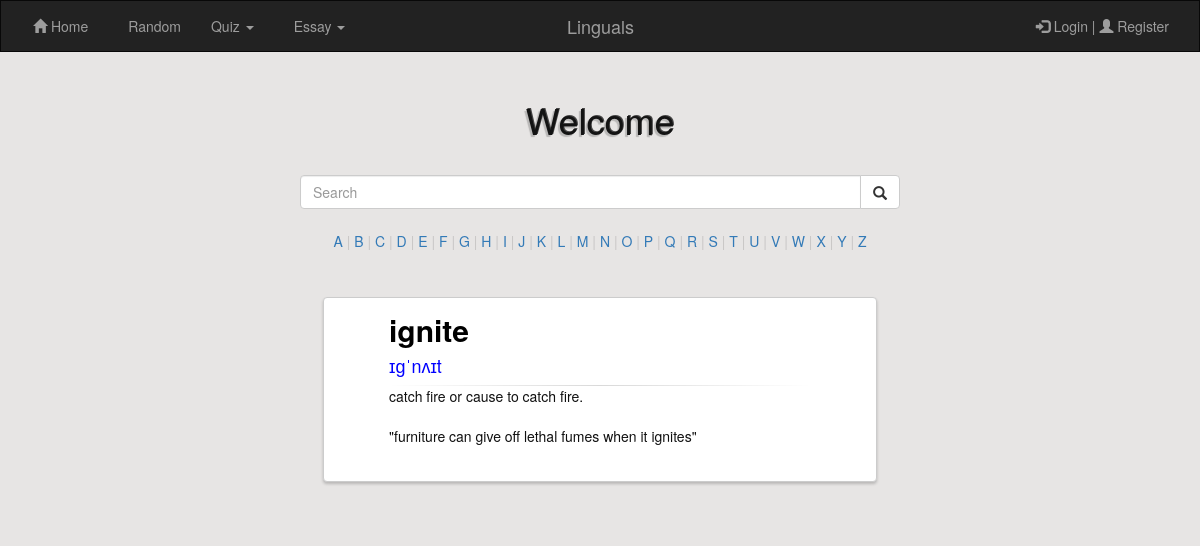
The page /index.php/chat/random on the database its author committed.
### tables this page shows
CREATE TABLE `maind` (
  `index` int(11) NOT NULL,
  `word` varchar(30) NOT NULL,
  `meaning` varchar(500) NOT NULL,
  `pronunciation` varchar(40) NOT NULL,
  `sentence` varchar(500) NOT NULL
);

### application/controllers/chat.php (called while the page is built, shortened)
<?php
class chat extends CI_controller{
	public function random(){
		$data['results1']=$this->mhome->randomize();
		$data['results']="";
		$data['val']='';
		$this->load->view('view_chat.php',$data);
	}
}
?>

### index.php (called while the page is built, shortened)
<?php
require_once BASEPATH.'core/CodeIgniter.php';

### application/models/mhome.php (called while the page is built, shortened)
<?php
class mhome extends CI_Model{
	function randomize(){
		$query=$this->db->order_by('word,meaning,pronunciation,sentence', 'random')->get('maind');
		return($query->result());
		}
}
?>

### application/views/view_chat.php (the view, shortened to what this page needs)
<html>
<head>
	<link rel="stylesheet" href="<?php echo base_url("assets/css/bootstrap.css"); ?>" />
</head>
<body>
<nav class="navbar navbar-inverse sticky" style="border-radius:0;">
  <div class="container-fluid">
    <div class="navbar-header">
      <a class="navbar-brand" style="pointer-events: none; cursor: default;" href="#">Linguals</a>
    </div>
    <div class="collapse navbar-collapse" id="myNavbar">
      <ul class="nav navbar-nav">
      <li class="active1"><a href="<?php echo base_url();?>index.php/chat"><span class="glyphicon glyphicon-home"></span> Home</a></li>
      <li><a class="random" href="<?php echo base_url(); ?>index.php/chat/random">Random</a></li>
      <li class="dropdown">
        <a class="dropdown-toggle" data-toggle="dropdown" href="#">Quiz
        <span class="caret"></span></a>
      </li>
      <li class="dropdown">
        <a class="dropdown-toggle" data-toggle="dropdown" href="#">Essay
        <span class="caret"></span></a>
      </li>
    </ul>
      <?php if(!($this->session->userdata('logged_in')) || $val=='1'){ ?>
    <ul class="nav navbar-nav navbar-right">
      <li><a href="<?php echo base_url();?>index.php/chat/login"><span class="glyphicon glyphicon-log-in"></span> Login | <span class="glyphicon glyphicon-user"></span> Register</a></li>
    <?php
    } ?>
    </div>
  </div>
</nav>
	<div id="wrapper" style="margin-top:100px;">
	<div id="header">
		<div class="searched">
  <h1>Welcome</h1>
  </div></div>
	  </div>
<div id="footer">
	<form role="search" action='<?php echo base_url(); ?>index.php/chat/word_search' id='myform' method='POST'>
  <div class="input-group">
    <input type="text" class="form-control" placeholder="Search" name="search">
    <div class="input-group-btn">
      <button type="button" class="btn btn-default" id="mysubmit">
        <span class="glyphicon glyphicon-search" id='myicon'></span>
      </button>
    </div>
  </div>
	</form>
  <div class="exploring">
   <a href="<?php echo base_url();?>index.php/chat/exploring/a">A</a> <p class='filler'>|</p>
  <a href="<?php echo base_url();?>index.php/chat/exploring/b">B</a> <p class='filler'>|</p>
  <a href="<?php echo base_url();?>index.php/chat/exploring/c">C</a> <p class='filler'>|</p>
  <a href="<?php echo base_url();?>index.php/chat/exploring/d">D</a> <p class='filler'>|</p>
  <a href="<?php echo base_url();?>index.php/chat/exploring/e">E</a> <p class='filler'>|</p>
  <a href="<?php echo base_url();?>index.php/chat/exploring/f">F</a> <p class='filler'>|</p>
  <a href="<?php echo base_url();?>index.php/chat/exploring/g">G</a> <p class='filler'>|</p>
  <a href="<?php echo base_url();?>index.php/chat/exploring/h">H</a> <p class='filler'>|</p>
  <a href="<?php echo base_url();?>index.php/chat/exploring/i">I</a> <p class='filler'>|</p>
  <a href="<?php echo base_url();?>index.php/chat/exploring/j">J</a> <p class='filler'>|</p>
  <a href="<?php echo base_url();?>index.php/chat/exploring/k">K</a> <p class='filler'>|</p>
  <a href="<?php echo base_url();?>index.php/chat/exploring/l">L</a> <p class='filler'>|</p>
  <a href="<?php echo base_url();?>index.php/chat/exploring/m">M</a> <p class='filler'>|</p>
  <a href="<?php echo base_url();?>index.php/chat/exploring/n">N</a> <p class='filler'>|</p>
  <a href="<?php echo base_url();?>index.php/chat/exploring/o">O</a> <p class='filler'>|</p>
  <a href="<?php echo base_url();?>index.php/chat/exploring/p">P</a> <p class='filler'>|</p>
  <a href="<?php echo base_url();?>index.php/chat/exploring/q">Q</a> <p class='filler'>|</p>
  <a href="<?php echo base_url();?>index.php/chat/exploring/r">R</a> <p class='filler'>|</p>
  <a href="<?php echo base_url();?>index.php/chat/exploring/s">S</a> <p class='filler'>|</p>
  <a href="<?php echo base_url();?>index.php/chat/exploring/t">T</a> <p class='filler'>|</p>
  <a href="<?php echo base_url();?>index.php/chat/exploring/u">U</a> <p class='filler'>|</p>
  <a href="<?php echo base_url();?>index.php/chat/exploring/v">V</a> <p class='filler'>|</p>
  <a href="<?php echo base_url();?>index.php/chat/exploring/w">W</a> <p class='filler'>|</p>
  <a href="<?php echo base_url();?>index.php/chat/exploring/x">X</a> <p class='filler'>|</p>
  <a href="<?php echo base_url();?>index.php/chat/exploring/y">Y</a> <p class='filler'>|</p>
  <a href="<?php echo base_url();?>index.php/chat/exploring/z">Z</a> </div>
  <div class="searched">
<?php if(is_array($results1) || is_object($results1)){ ?>
  <div class="container">
      <div class="row">
      <div class="col-md-6 col-md-offset-3">
        <div class="panel panel-login">
          <div class="panel-body">
            <div class="row">
              <div class="col-lg-12">
               <?php foreach ($results1 as $result){ ?>
                  <div>
                      <h2><strong><?=$result->word?></strong></h2>
                  </div>
                  <div>
                      <h4><?=$result->pronunciation?></h4>
                  </div>
                  <hr>
                  <div>
                      <p><?=$result->meaning?></p>
                  </div>
                  <div>
                      <p>"<?=$result->sentence?>"</p>
                  </div>
              </div>
            </div>
          </div>
        </div>
      </div>
    </div>
  </div>
<?php break;}} ?>
</div>
</div>
</body>
</html>

### application/views/view_chat.php (style rules this page uses)
* { margin:0; padding:0; }
.container { padding: 16px; }
form { text-align:center; }
body { background-color:#e7e5e4; background-repeat: no-repeat; background-attachment:fixed; background-size: cover; }
h4 { margin-top: 10px; color:blue; }
h2 { color:#000; padding:0; margin:0; }
h1 { color: #131313; text-align:center; margin-top: 65px; margin-bottom: 35px; text-shadow: 1px -1px 0 rgba(0,0,0,0.7), -2px 2px 1px rgba(0,0,0,0.2); }
p { margin-bottom:20px; color:#101010 ; }
nav { margin:0; padding:0; margin-bottom: 20px; }
.input-group { width:50%; margin-left: 25%; margin-top:1%; margin-bottom: 1%; text-align:left; }
.glyphicon { height: -2%; }
.exploring { padding:10px 2px; text-align: center; cursor:default; }
.filler { color:#c7c5c4; display: inline-block; cursor:default; }
.navbar-brand { position: absolute; left: 47.25%; }
.navbar-collapse { padding-left:12px; }
.container-fluid { padding-left:5px; }
.active1, .dropdown, .random { padding-right:25px; padding-right:10px; }
#myicon { padding:3px 0px; }
.panel-login { padding:0px 50px; border-color: #ccc; -webkit-box-shadow: 0px 2px 3px 0px rgba(0,0,0,0.2); -moz-box-shadow: 0px 2px 3px 0px rgba(0,0,0,0.2); box-shadow: 0px 2px 3px 0px rgba(0,0,0,0.2); }
.panel-login hr { margin-top: 10px; margin-bottom: 0px; clear: both; border: 0; height: 1px; background-image: -webkit-linear-gradient(left,rgba(0, 0, 0, 0),rgba(0, 0, 0, 0.15),rgba(0, 0, 0, 0)); background-image: -moz-linear-gradient(left,rgba(0,0,0,0),rgba(0,0,0,0.15),rgba(0,0,0,0)); background-image: -ms-linear-gradient(left,rgba(0,0,0,0),rgba(0,0,0,0.15),rgba(0,0,0,0)); background-image: -o-linear-gradient(left,rgba(0,0,0,0),rgba(0,0,0,0.15),rgba(0,0,0,0)); }
.sticky { position:fixed; top: 0; width: 100%; z-index:999; }

### rows shown on the page
maind: word "ignite", pronunciation "ɪɡˈnʌɪt", meaning "catch fire or cause to catch fire.", sentence "furniture can give off lethal fumes when it ignites"
